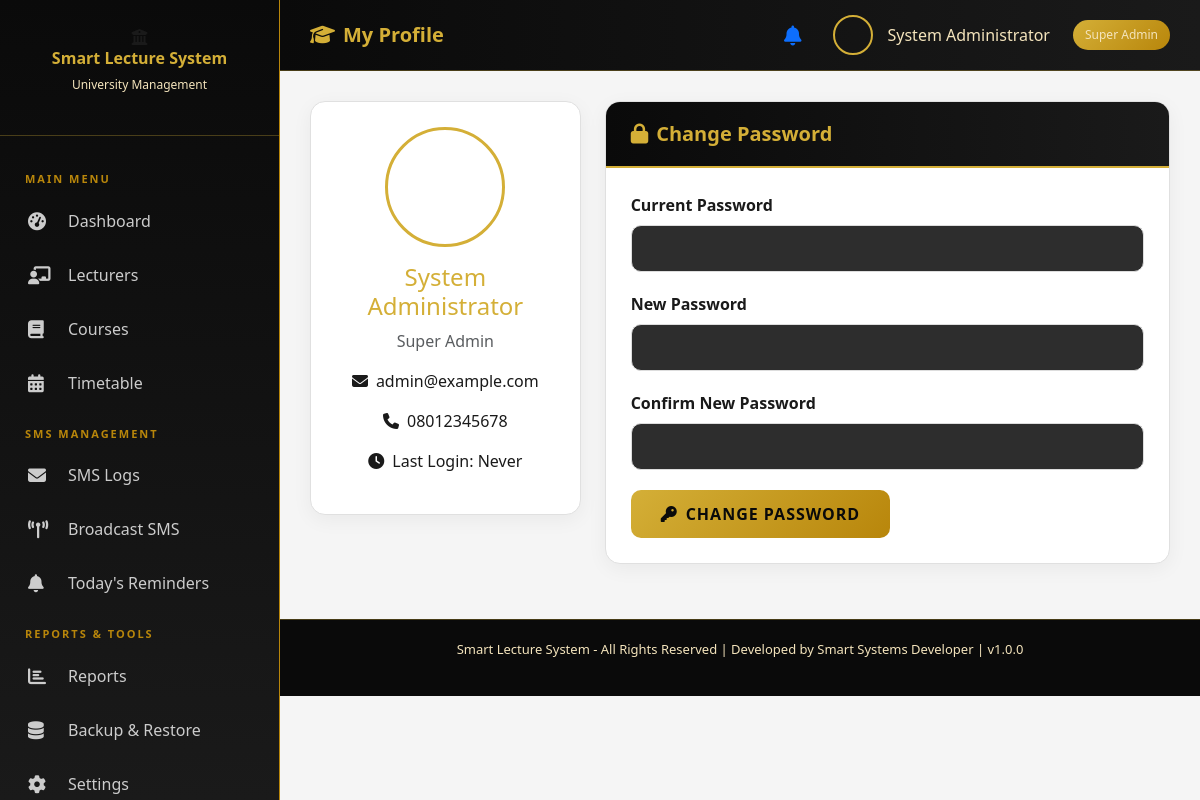
Screenshot of /admin/profile.php (signed in) with the database file from the repository.
### tables this page shows
CREATE TABLE users (
    id INT AUTO_INCREMENT PRIMARY KEY,
    username VARCHAR(100) NOT NULL UNIQUE,
    password VARCHAR(255) NOT NULL,
    full_name VARCHAR(255) NOT NULL,
    email VARCHAR(255),
    phone VARCHAR(20),
    role ENUM('Super Admin', 'Department Officer', 'Class Representative') DEFAULT 'Class Representative',
    department_id INT,
    photo VARCHAR(255),
    status ENUM('Active', 'Inactive') DEFAULT 'Active',
    last_login DATETIME,
    created_at TIMESTAMP DEFAULT CURRENT_TIMESTAMP,
    FOREIGN KEY (department_id) REFERENCES departments(id) ON DELETE SET NULL
);

CREATE TABLE settings (
    id INT AUTO_INCREMENT PRIMARY KEY,
    setting_key VARCHAR(100) NOT NULL UNIQUE,
    setting_value TEXT,
    updated_at TIMESTAMP DEFAULT CURRENT_TIMESTAMP ON UPDATE CURRENT_TIMESTAMP
);

### admin/profile.php (the view, shortened to what this page needs)
<?php
$pageTitle = 'My Profile';
require_once 'includes/header.php';
$stmt = $conn->prepare("SELECT * FROM users WHERE id = ?");
$stmt->bind_param("i", $_SESSION['user_id']);
$stmt->execute();
$user = $stmt->get_result()->fetch_assoc();
?>
<div class="row">
    <div class="col-lg-4">
        <div class="content-card text-center">
            <div class="card-body">
                <img src="../assets/images/<?php echo $user['photo'] ?? 'default-user.png'; ?>"
                     alt="Profile" class="rounded-circle mb-3"
                     style="width: 120px; height: 120px; object-fit: cover; border: 3px solid #D4AF37;">
                <h4 style="color: #D4AF37;"><?php echo htmlspecialchars($user['full_name']); ?></h4>
                <p class="text-muted"><?php echo $user['role']; ?></p>
                <p><i class="fas fa-envelope me-2"></i><?php echo htmlspecialchars($user['email'] ?? 'N/A'); ?></p>
                <p><i class="fas fa-phone me-2"></i><?php echo htmlspecialchars($user['phone'] ?? 'N/A'); ?></p>
                <p><i class="fas fa-clock me-2"></i>Last Login: <?php echo $user['last_login'] ? date('M d, Y H:i', strtotime($user['last_login'])) : 'Never'; ?></p>
            </div>
        </div>
    </div>
    <div class="col-lg-8">
        <div class="content-card">
            <div class="card-header">
                <h5><i class="fas fa-lock me-2"></i>Change Password</h5>
            </div>
            <div class="card-body">
                <form method="POST">
                    <div class="form-group">
                        <label>Current Password</label>
                        <input type="password" name="current_password" class="form-control" required>
                    </div>
                    <div class="form-group">
                        <label>New Password</label>
                        <input type="password" name="new_password" class="form-control" required minlength="6">
                    </div>
                    <div class="form-group">
                        <label>Confirm New Password</label>
                        <input type="password" name="confirm_password" class="form-control" required>
                    </div>
                    <button type="submit" class="btn btn-gold"><i class="fas fa-key me-2"></i>Change Password</button>
                </form>
            </div>
        </div>
    </div>
</div>
<?php require_once 'includes/footer.php'; ?>

### admin/includes/header.php (shortened to what this page needs)
<!DOCTYPE html>
<html lang="en">
<head>
    <link href="https://cdn.jsdelivr.net/npm/bootstrap@5.3.0/dist/css/bootstrap.min.css" rel="stylesheet">
    <link href="https://cdnjs.cloudflare.com/ajax/libs/font-awesome/6.4.0/css/all.min.css" rel="stylesheet">
    <link href="../assets/css/style.css" rel="stylesheet">
</head>
<body>
    <nav class="sidebar">
        <div class="sidebar-header">
            <i class="fas fa-university"></i>
            <h4>Smart Lecture System</h4>
            <p>University Management</p>
        </div>
        <div class="sidebar-menu">
            <div class="menu-title">Main Menu</div>
            <a href="dashboard.php" class="<?php echo basename($_SERVER['PHP_SELF']) == 'dashboard.php' ? 'active' : ''; ?>">
                <i class="fas fa-tachometer-alt"></i> Dashboard
            </a>
            <a href="lecturers.php" class="<?php echo basename($_SERVER['PHP_SELF']) == 'lecturers.php' ? 'active' : ''; ?>">
                <i class="fas fa-chalkboard-teacher"></i> Lecturers
            </a>
            <a href="courses.php" class="<?php echo basename($_SERVER['PHP_SELF']) == 'courses.php' ? 'active' : ''; ?>">
                <i class="fas fa-book"></i> Courses
            </a>
            <a href="timetable.php" class="<?php echo basename($_SERVER['PHP_SELF']) == 'timetable.php' ? 'active' : ''; ?>">
                <i class="fas fa-calendar-alt"></i> Timetable
            </a>
            <div class="menu-title">SMS Management</div>
            <a href="sms_logs.php" class="<?php echo basename($_SERVER['PHP_SELF']) == 'sms_logs.php' ? 'active' : ''; ?>">
                <i class="fas fa-envelope"></i> SMS Logs
            </a>
            <a href="broadcast_sms.php" class="<?php echo basename($_SERVER['PHP_SELF']) == 'broadcast_sms.php' ? 'active' : ''; ?>">
                <i class="fas fa-broadcast-tower"></i> Broadcast SMS
            </a>
            <a href="todays_reminders.php" class="<?php echo basename($_SERVER['PHP_SELF']) == 'todays_reminders.php' ? 'active' : ''; ?>">
                <i class="fas fa-bell"></i> Today's Reminders
            </a>
            <div class="menu-title">Reports & Tools</div>
            <a href="reports.php" class="<?php echo basename($_SERVER['PHP_SELF']) == 'reports.php' ? 'active' : ''; ?>">
                <i class="fas fa-chart-bar"></i> Reports
            </a>
            <a href="backup.php" class="<?php echo basename($_SERVER['PHP_SELF']) == 'backup.php' ? 'active' : ''; ?>">
                <i class="fas fa-database"></i> Backup & Restore
            </a>
            <a href="settings.php" class="<?php echo basename($_SERVER['PHP_SELF']) == 'settings.php' ? 'active' : ''; ?>">
                <i class="fas fa-cog"></i> Settings
            </a>
        </div>
    </nav>
    <div class="main-content">
        <div class="topbar">
            <div class="d-flex align-items-center">
                <h5><i class="fas fa-graduation-cap me-2"></i><?php echo $pageTitle ?? 'Dashboard'; ?></h5>
            </div>
            <div class="user-info">
                <div class="notification-badge me-3">
                    <a href="notifications.php" class="text-gold">
                        <i class="fas fa-bell fa-lg"></i>
                    </a>
                </div>
                <img src="../assets/images/<?php echo $_SESSION['photo'] ?? 'default-user.png'; ?>" alt="User" onerror="this.src='../assets/images/default-user.png'">
                <span><?php echo htmlspecialchars($_SESSION['full_name'] ?? 'User'); ?></span>
                <span class="badge-gold ms-2"><?php echo $_SESSION['role'] ?? 'User'; ?></span>
            </div>
        </div>
        <div class="content-wrapper">

### admin/includes/footer.php (shortened to what this page needs)
<?php
$stmt = $conn->prepare("SELECT setting_value FROM settings WHERE setting_key = 'footer_text'");
$stmt->execute();
$result = $stmt->get_result();
$footerText = $result->fetch_assoc()['setting_value'] ?? 'Smart Lecture System - All Rights Reserved';
$stmt = $conn->prepare("SELECT setting_value FROM settings WHERE setting_key = 'developer_name'");
$stmt->execute();
$result = $stmt->get_result();
$developerName = $result->fetch_assoc()['setting_value'] ?? 'Smart Systems';
$stmt = $conn->prepare("SELECT setting_value FROM settings WHERE setting_key = 'project_version'");
$stmt->execute();
$result = $stmt->get_result();
$version = $result->fetch_assoc()['setting_value'] ?? '1.0.0';
?>
        </div>
        <div class="footer">
            <p><?php echo htmlspecialchars($footerText); ?> | Developed by <?php echo htmlspecialchars($developerName); ?> | v<?php echo htmlspecialchars($version); ?></p>
        </div>
    </div>
</body>
</html>

### assets/css/style.css (style rules this page uses)
:root { --primary-gold: #D4AF37; --dark-gold: #B8860B; --light-gold: #F4E4BC; --black: #0a0a0a; --dark-gray: #1a1a1a; --medium-gray: #2d2d2d; --light-gray: #f5f5f5; --white: #ffffff; --success: #28a745; --danger: #dc3545; --warning: #ffc107; --info: #17a2b8; }
* { margin: 0; padding: 0; box-sizing: border-box; }
body { font-family: 'Segoe UI', Tahoma, Geneva, Verdana, sans-serif; background-color: var(--light-gray); color: var(--dark-gray); overflow-x: hidden; }
.form-control { background: var(--medium-gray); border: 1px solid var(--dark-gold); color: var(--white); border-radius: 10px; padding: 10px 14px; transition: all 0.3s ease; font-size: 14px; }
.form-control::placeholder { color: #888; }
.btn-gold { background: linear-gradient(135deg, var(--primary-gold), var(--dark-gold)); color: var(--black); border: none; border-radius: 10px; padding: 12px 30px; font-weight: 700; letter-spacing: 1px; transition: all 0.3s ease; text-transform: uppercase; }
.sidebar { width: 280px; background: linear-gradient(180deg, var(--black) 0%, var(--dark-gray) 100%); min-height: 100vh; height: 100vh; position: fixed; left: 0; top: 0; z-index: 1000; transition: all 0.3s ease; border-right: 1px solid var(--dark-gold); overflow-y: auto; overflow-x: hidden; }
.sidebar-header { padding: 25px 20px; text-align: center; border-bottom: 1px solid rgba(212, 175, 55, 0.3); }
.sidebar-header h4 { color: var(--primary-gold); font-size: 16px; font-weight: 700; }
.sidebar-header p { color: var(--light-gold); font-size: 12px; }
.sidebar-menu { padding: 20px 0; }
.sidebar-menu a { display: flex; align-items: center; padding: 14px 25px; color: #ccc; text-decoration: none; transition: all 0.3s ease; border-left: 3px solid transparent; margin: 2px 0; }
.sidebar-menu a i { width: 30px; font-size: 18px; margin-right: 10px; }
.sidebar-menu .menu-title { padding: 15px 25px 5px; color: var(--dark-gold); font-size: 11px; text-transform: uppercase; letter-spacing: 2px; font-weight: 700; }
.main-content { margin-left: 280px; padding: 0; min-height: 100vh; transition: all 0.3s ease; }
.topbar { background: linear-gradient(90deg, var(--black), var(--dark-gray)); padding: 15px 30px; display: flex; justify-content: space-between; align-items: center; border-bottom: 1px solid rgba(212, 175, 55, 0.3); position: sticky; top: 0; z-index: 999; }
.topbar h5 { color: var(--primary-gold); margin: 0; font-weight: 600; }
.topbar .user-info { display: flex; align-items: center; gap: 15px; }
.topbar .user-info img { width: 40px; height: 40px; border-radius: 50%; border: 2px solid var(--primary-gold); object-fit: cover; }
.topbar .user-info span { color: var(--light-gold); font-weight: 500; }
.content-wrapper { padding: 30px; }
.content-card { background: var(--white); border-radius: 15px; border: 1px solid #e0e0e0; box-shadow: 0 5px 20px rgba(0, 0, 0, 0.05); overflow: hidden; margin-bottom: 25px; }
.content-card .card-header { background: linear-gradient(90deg, var(--black), var(--dark-gray)); padding: 20px 25px; border-bottom: 2px solid var(--primary-gold); display: flex; justify-content: space-between; align-items: center; }
.content-card .card-header h5 { color: var(--primary-gold); margin: 0; font-weight: 600; }
.content-card .card-body { padding: 25px; }
.badge-gold { background: linear-gradient(135deg, var(--primary-gold), var(--dark-gold)); color: var(--black); padding: 6px 12px; border-radius: 20px; font-size: 12px; font-weight: 600; }
.form-group { margin-bottom: 20px; }
.form-group label { font-weight: 600; color: var(--dark-gray); margin-bottom: 8px; display: block; }
.form-select, .form-control { border-radius: 10px; border: 1px solid #ddd; padding: 12px 15px; transition: all 0.3s ease; }
.notification-badge { position: relative; }
.footer { background: var(--black); color: var(--light-gold); padding: 20px; text-align: center; border-top: 1px solid rgba(212, 175, 55, 0.3); font-size: 13px; }

### rows the page displays
users: full_name "System Administrator", role "Super Admin", email "admin@example.com", phone "08012345678"
settings: setting_value "Smart Lecture System - All Rights Reserved"
settings: setting_value "Smart Systems Developer"
settings: setting_value "1.0.0"

### other values shown
$pageTitle "My Profile"
$_SESSION['full_name'] "System Administrator"
$_SESSION['role'] "Super Admin"
